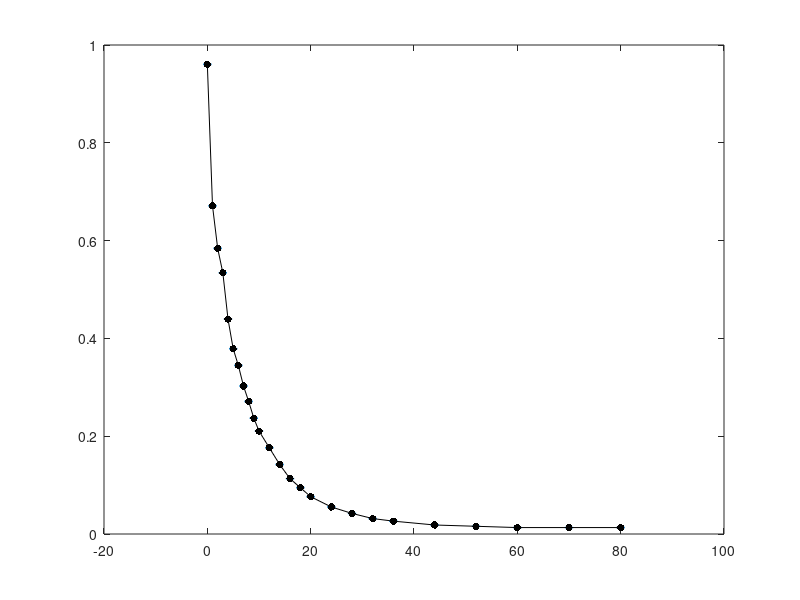

Source code (MATLAB): (Note: this script raises an error after producing the figure.)
%grafico della pressione in funzione del tempo
%i valori di h sono in mm
h=[0;110; 143; 162; 198; 221; 234; 250; 262; 275; 285; 298; 311; 322; 329; 336; 344; 349; 353; 355; 358; 359; 360; 360; 360];
t=[0;1;2;3;4;5;6;7;8;9;10;12;14;16;18;20;24;28;32;36;44;52;60;70;80];
%calcolo della pressione residua in torricelli
P_torr=730-2.*h;

%calcolo della pression e da torricelli ad atmosfere
untorr=1/760; %atmosfere
P=P_torr.*untorr;


%calcolo degli errori
%errore su t
dt=0.3; 
%calcolo dell'errore sull pressione
dP_torr=0.5; 
dP=dP_torr.*untorr;


%grafico
%% Plot con barre d'errore sulle ordinate: errorbar
fig = figure();
h = errorbar(t, P, dP*ones(size(P)));
hh = get(h, 'children');
% La linea coi valori misurati
hh1 = hh(1);  

% Visualizzo invece i punti singoli
set(hh1, 'marker', '.', 'markersize', 16);
% E li coloro di nero
set(hh1, 'color', 'k')

% Le barre d'errore
hh2 = hh(2);

%aggiusto cappelli
%setbarwidth(h, t, 0.5)


%% Plot con barre d'errore sulle ascisse e sulle ordinate: errorbarxy
fig = figure();
h = errorbarxy(t, P, dP*ones(size(P)), dt*ones(size(t)));
% La linea coi valori misurati
hh1 = h(1);  
% Non traccio le linee di congiunzione
set(hh1, 'linestyle', 'none')
% Visualizzo invece i punti singoli
set(hh1, 'marker', '.', 'markersize', 16);
% E li coloro di nero
set(hh1, 'color', 'k')

% Le barre d'errore
hh2 = hh(2);
% Le faccio magenta
set(hh2, 'color', 'm')

%% Aggiusto la forma dei 'cappelli'
setbarsize(h, P, 0.0, t, 0.0)

grid on
hold on
